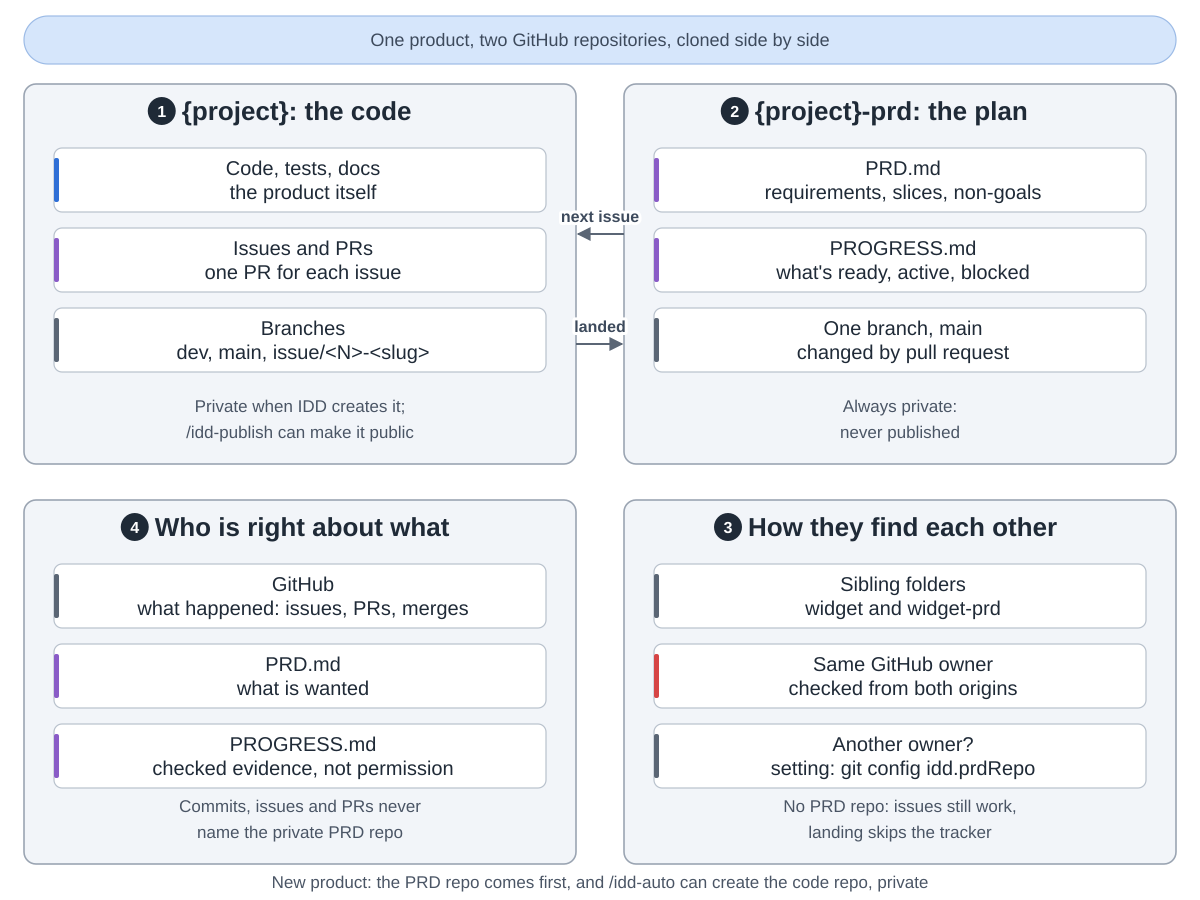

Generate this figure with Python:
"""Two repositories per product: the code, and the private product contract next to it.
Drawn from maximalfocus/idd-skills at commit f905928 (README.md, CONSTITUTION.md Article 1,
skills/idd-plan/SKILL.md Orient, skills/idd-plan/scripts/resolve-prd-pair.sh,
skills/idd-auto/SKILL.md Orient, skills/idd-implement/SKILL.md Step 4).
Run: python3 repos.py"""
import sys
from pathlib import Path

sys.path.insert(0, str(Path(__file__).resolve().parents[2] / "tools"))
from archdiagram import Diagram  # noqa: E402

d = Diagram("idd-skills two repositories",
            "One product, two GitHub repositories, cloned side by side. "
            "1 {project}, the code: code, tests and docs; issues and pull requests, one pull request for each "
            "issue; branches dev, main and issue/<N>-<slug>. It is private when IDD creates it, and /idd-publish "
            "can make it public. "
            "2 {project}-prd, the plan: PRD.md with requirements, slices and non-goals; PROGRESS.md with what is "
            "ready, active or blocked; a single main branch changed by pull request. It is always private. "
            "The PRD side sends the next issue to the code side, and landed work flows back to the tracker. "
            "3 How they find each other: sibling folders such as widget and widget-prd, the same GitHub owner "
            "checked from both origins, or for another owner the local setting git config idd.prdRepo. With no "
            "PRD repository, issues still work and landing skips the tracker. "
            "4 Who is right about what: GitHub about what happened, PRD.md about what is wanted, and PROGRESS.md "
            "is checked evidence, not permission. Commits, issues and pull requests never name the private PRD "
            "repository. For a new product the PRD repository comes first, and /idd-auto can create the "
            "code repository, private.")

L, R, W = 24, 624, 552
T1, H1 = 84, 380
T2, H2 = 500, 364
CW, CH, GAP = 492, 64, 16


def column(x, top, cards, gap=GAP):
    for i, (lbl, kind) in enumerate(cards):
        d.card(x + 30, top + 64 + i * (CH + gap), lbl, kind, w=CW, h=CH)


def notes(x, top, h, a, b):
    d.note(x + W / 2, top + h - 52, a)
    d.note(x + W / 2, top + h - 26, b)


d.pill(L, 16, 2 * W + 48, 48, "One product, two GitHub repositories, cloned side by side")

d.group(L, T1, W, H1, "{project}: the code", 1)
column(L, T1, [("Code, tests, docs|the product itself", "coding"),
               ("Issues and PRs|one PR for each issue", "write"),
               ("Branches|dev, main, issue/<N>-<slug>", "data")])
notes(L, T1, H1, "Private when IDD creates it;", "/idd-publish can make it public")

d.group(R, T1, W, H1, "{project}-prd: the plan", 2)
column(R, T1, [("PRD.md|requirements, slices, non-goals", "write"),
               ("PROGRESS.md|what's ready, active, blocked", "write"),
               ("One branch, main|changed by pull request", "data")])
notes(R, T1, H1, "Always private:", "never published")

d.group(R, T2, W, H2, "How they find each other", 3)
column(R, T2, [("Sibling folders|widget and widget-prd", "data"),
               ("Same GitHub owner|checked from both origins", "review"),
               ("Another owner?|setting: git config idd.prdRepo", "data")])
notes(R, T2, H2, "No PRD repo: issues still work,", "landing skips the tracker")

d.group(L, T2, W, H2, "Who is right about what", 4)
column(L, T2, [("GitHub|what happened: issues, PRs, merges", "data"),
               ("PRD.md|what is wanted", "write"),
               ("PROGRESS.md|checked evidence, not permission", "write")])
notes(L, T2, H2, "Commits, issues and PRs never", "name the private PRD repo")

d.arrow(f"M{R} {T1 + 150}H{L + W + 2}", label="next issue", at=(600, T1 + 138))
d.arrow(f"M{L + W} {T1 + 260}H{R - 2}", label="landed", at=(600, T1 + 248))

d.note(600, 888, "New product: the PRD repo comes first, and /idd-auto can create the code repo, private")

d.save(Path(__file__).with_name("repos.svg"))
